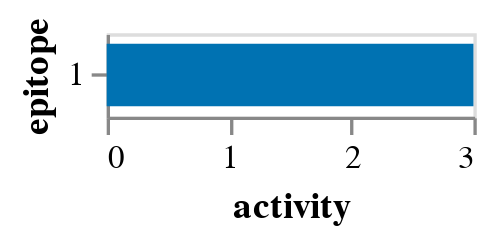

Notebook code for this chart:
### Code cell
# NBVAL_IGNORE_OUTPUT
bnabs_poly.activity_wt_barplot()

### Figure 1 — Vega-Lite specification as saved in the notebook (floating-point values rounded to 4 significant figures)
{"config": {"view": {"continuousWidth": 400, "continuousHeight": 300}, "axis": {"grid": false}}, "data": {"name": "data-a55e0b5b01de13993674e3b526d4173c"}, "mark": {"type": "bar", "size": 18.75}, "encoding": {"color": {"field": "epitope", "legend": null, "scale": {"domain": ["1"], "range": ["#0072B2"]}, "type": "nominal"}, "tooltip": [{"field": "epitope", "type": "nominal"}, {"field": "activity", "format": ".2f", "type": "quantitative"}], "x": {"field": "activity", "title": "activity", "type": "quantitative"}, "y": {"field": "epitope", "sort": ["1"], "type": "nominal"}}, "height": {"step": 25}, "width": 110, "$schema": "https://vega.github.io/schema/vega-lite/v5.2.0.json", "datasets": {"data-a55e0b5b01de13993674e3b526d4173c": [{"epitope": "1", "activity": 3.0}]}}
